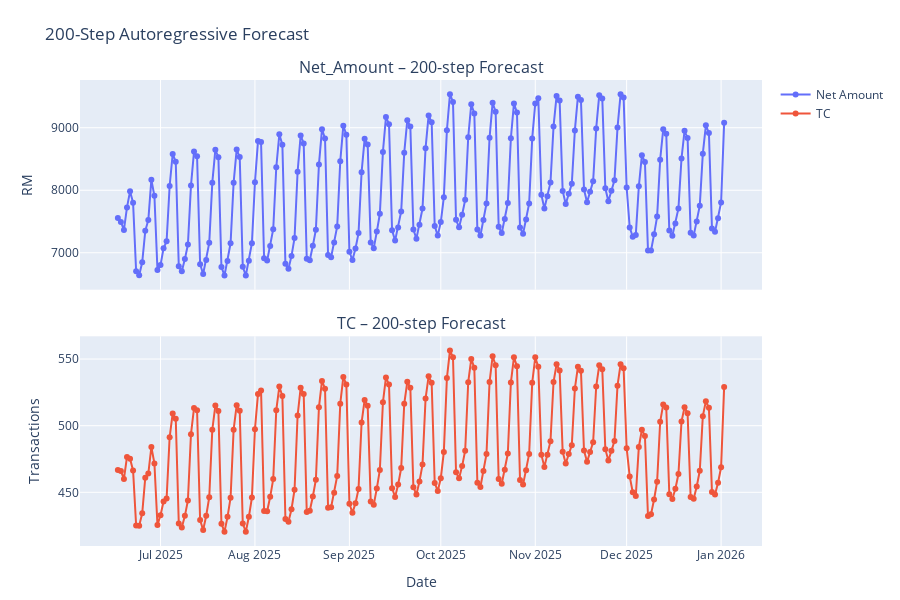

Notebook source saved alongside this figure:
### Code cell
# ───────────────────────────────────────────────────────────────────────────────
# 10.  200-step autoregressive forecast - not very accurate
# ───────────────────────────────────────────────────────────────────────────────
import plotly.graph_objects as go
from plotly.subplots import make_subplots
from sklearn.preprocessing import LabelEncoder

# Ensure df has full-day and month columns
df['Date']  = pd.to_datetime(df['Date'])
df['Day']   = df['Date'].dt.day_name()            # 'Monday', 'Tuesday', …
df['Month'] = df['Date'].dt.month.astype(str)     # '1' … '12'

# Fit (or re-fit) your Day/Month encoders 
encoders['Day'] = LabelEncoder().fit([
    'Monday','Tuesday','Wednesday','Thursday','Friday','Saturday','Sunday'
])
encoders['Month'] = LabelEncoder().fit([str(i) for i in range(1,13)])

# (Re-)attach the encoded columns to df
df['Day_enc']   = encoders['Day'].transform(df['Day'])
df['Month_enc'] = encoders['Month'].transform(df['Month'])

# Prep the last window 
future_horizon = 200
last_date      = df['Date'].max()

tail_df   = df.sort_values('Date').tail(window).copy()
seq_num   = tail_df[time_numeric_cols].values.astype(np.float32)
seq_name  = tail_df['Name_enc'].values.astype(np.int32)
seq_day   = tail_df['Day_enc'].values.astype(np.int32)
seq_month = tail_df['Month_enc'].values.astype(np.int32)

static_vec = tail_df.iloc[-1][static_cols].values.astype(np.int32)

dates_f, net_f, tc_f = [], [], []

# Autoregressive loop 
for step in range(future_horizon):
    # build one-step input dict
    sample_inputs = {
        'num_in':       seq_num[np.newaxis, ...],
        'name_seq_in':  seq_name[np.newaxis, ...],
        'day_seq_in':   seq_day[np.newaxis, ...],
        'month_seq_in': seq_month[np.newaxis, ...],
    }
    for i, (base, _) in enumerate(static_cardinalities):
        sample_inputs[f'{base}_in'] = static_vec[[i]].reshape(1,1)

    # predict & inverse-scale
    yhat_s = model.predict(sample_inputs, verbose=0)[0]
    net_s, tc_s = yhat_s
    net_v = inverse_scale([net_s], numeric_cols.index('Net_Amount'))[0]
    tc_v  = inverse_scale([tc_s],  numeric_cols.index('TC'))[0]

    # record the date + values
    curr_date = last_date + pd.Timedelta(days=step+1)
    dates_f.append(curr_date)
    net_f.append(net_v)
    tc_f.append(tc_v)

    # advance day & month encodings for the *next* step
    next_day_str   = curr_date.day_name()    # full weekday name
    next_month_str = str(curr_date.month)    # '1'–'12'

    seq_day = np.roll(seq_day, -1)
    seq_day[-1] = encoders['Day'].transform([next_day_str])[0]

    seq_month = np.roll(seq_month, -1)
    seq_month[-1] = encoders['Month'].transform([next_month_str])[0]

    # roll the numeric window
    new_row = seq_num[-1].copy()
    new_row[numeric_cols.index('Net_Amount')] = net_s
    new_row[numeric_cols.index('TC')]         = tc_s
    seq_num = np.vstack([seq_num[1:], new_row])

# Build forecast DF & plot
df_forecast = pd.DataFrame({
    'Date':       dates_f,
    'Net_Amount': net_f,
    'TC':         tc_f,
})

fig = make_subplots(
    rows=2, cols=1, shared_xaxes=True,
    subplot_titles=('Net_Amount – 200-step Forecast', 'TC – 200-step Forecast'),
    vertical_spacing=0.1
)

# Net_Amount trace
fig.add_trace(
    go.Scatter(
        x=df_forecast['Date'],
        y=df_forecast['Net_Amount'],
        mode='lines+markers',
        name='Net Amount',
        hovertemplate=
            '<b>Date</b>: %{x}<br>'+
            '<b>Net Amount</b>: %{y:.2f}<extra></extra>'
    ),
    row=1, col=1
)

# TC trace
fig.add_trace(
    go.Scatter(
        x=df_forecast['Date'],
        y=df_forecast['TC'],
        mode='lines+markers',
        name='TC',
        hovertemplate=
            '<b>Date</b>: %{x}<br>'+
            '<b>Transactions</b>: %{y:.0f}<extra></extra>'
    ),
    row=2, col=1
)

# Layout tweaks
fig.update_layout(
    height=600, width=900,
    hovermode='x unified',           # vertical line at cursor
    title_text='200-Step Autoregressive Forecast',
    margin=dict(t=80, b=40)
)

# Axis labels
fig.update_xaxes(title_text='Date', row=2, col=1)
fig.update_yaxes(title_text='RM',           row=1, col=1)
fig.update_yaxes(title_text='Transactions', row=2, col=1)

fig.show()

### Figure 1 — Plotly figure (JSON) as saved in the notebook; plotly's stock layout.template omitted (floating-point values rounded to 4 significant figures; data arrays with more than 128 entries replaced by an {"elided": "..."} marker saying what was removed)
{"data": [{"hovertemplate": "<b>Date</b>: %{x}<br><b>Net Amount</b>: %{y:.2f}<extra></extra>", "mode": "lines+markers", "name": "Net Amount", "type": "scatter", "x": {"elided": "200 str values"}, "xaxis": "x", "y": {"elided": "200 float values"}, "yaxis": "y"}, {"hovertemplate": "<b>Date</b>: %{x}<br><b>Transactions</b>: %{y:.0f}<extra></extra>", "mode": "lines+markers", "name": "TC", "type": "scatter", "x": {"elided": "200 str values"}, "xaxis": "x2", "y": {"elided": "200 float values"}, "yaxis": "y2"}], "layout": {"annotations": [{"font": {"size": 16}, "showarrow": false, "text": "Net_Amount – 200-step Forecast", "x": 0.5, "xanchor": "center", "xref": "paper", "y": 1, "yanchor": "bottom", "yref": "paper"}, {"font": {"size": 16}, "showarrow": false, "text": "TC – 200-step Forecast", "x": 0.5, "xanchor": "center", "xref": "paper", "y": 0.45, "yanchor": "bottom", "yref": "paper"}], "height": 600, "hovermode": "x unified", "margin": {"b": 40, "t": 80}, "title": {"text": "200-Step Autoregressive Forecast"}, "width": 900, "xaxis": {"anchor": "y", "domain": [0, 1], "matches": "x2", "showticklabels": false}, "xaxis2": {"anchor": "y2", "domain": [0, 1], "title": {"text": "Date"}}, "yaxis": {"anchor": "x", "domain": [0.55, 1], "title": {"text": "RM"}}, "yaxis2": {"anchor": "x2", "domain": [0, 0.45], "title": {"text": "Transactions"}}}}
